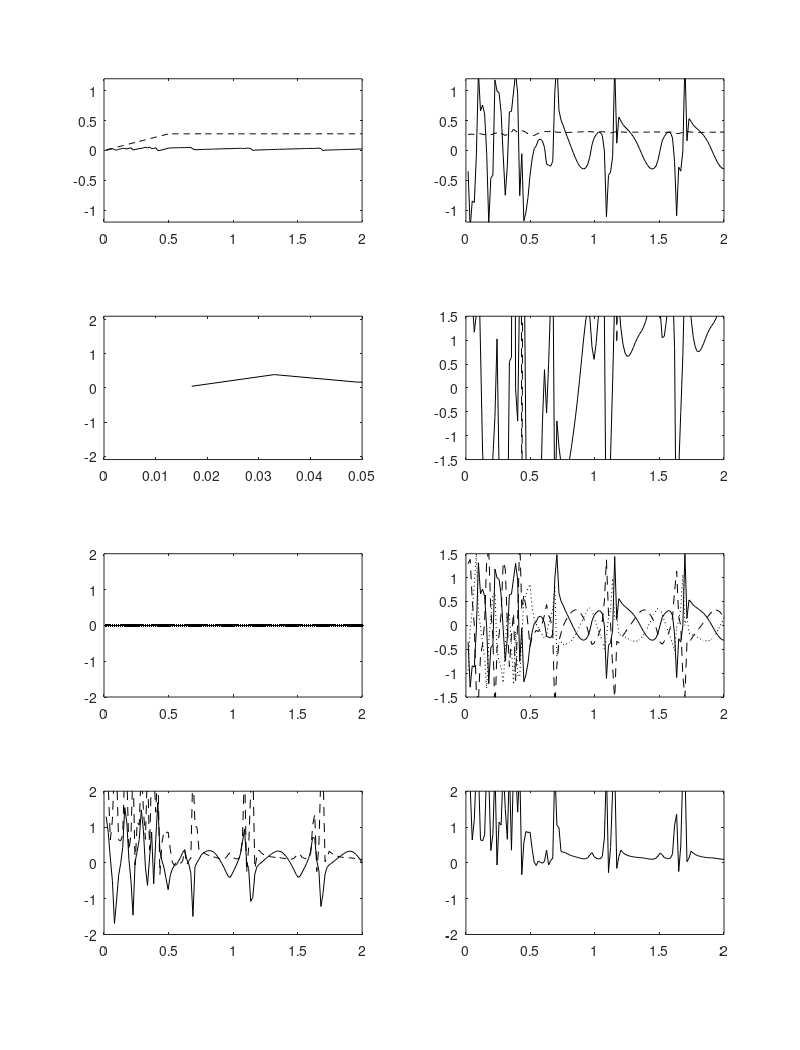

MATLAB code for this plot:
clear all; close all;
% 變頻器＆馬達參數 --------------------------------------------------------
% 馬達銘牌值 -------------------------------------------------------------
vdc = 300;
Pb = 2200;            % 馬達銘牌額定功率, 3kW
Ibr = 8;             % 馬達銘銘額定電流, 23A
Vbr = Pb/(3*Ibr);     % 相電壓基準值 有效值, V
poles = 4;            % 極數
Speed_rated = 1720;   % 馬達額定轉速 rpm, 1720 RPM
w_rated = Speed_rated*2*pi/60;  % 馬達額定轉速 rad/s, 0.1 rad/s
% 電氣基準值 -------------------------------------------------------------
Tb = Pb/w_rated;      % 馬達額定轉矩, Nm
wb = w_rated*poles/2; % 馬達額定電轉速, rad/s
Vb = 1.414*Vbr;       % 相電壓基準值 峰值, V
Ib = 1.414*Ibr;       % 相電流基準值 峰值, A 
zb = Vbr/Ibr;         % 基準阻抗值, ohm      
lamb = Vb/wb;         % 磁通鏈基準值, V/rad/s
Lb = lamb/Ib;         % 電感基準值, H  
% 設定的馬達參數 ---------------------------------------------------------
Rs = 2.5/3;  
Rr = 1.83/3;
Lm = 0.245/3;
Ls = 0.2557/3;
Lr = Ls;
Lsigma = Ls - Lm^2/Lr;
Sigma = 1 - Lm^2/(Ls*Lr);
D = Ls*Lr - Lm^2;
Tr = Lr/Rr;
B=0.00825;   % Friction coefficient of load and machine
J=0.013;   % Moment of inertia of load and machine
tln=0.5;         % load torque, p.u.
Omega = 0;
%-------------------------------------------------------------------------
wrm_ref = 100;  % 速度命令 rpm
% 控制器參數---------------------------------------------------------------
fc=5000;
Kpi=10;
% ASR參數----------------------
Kp=10;
Ki=2.5;
Kp_phi = 10;
Ki_phi = 7.15*10;
%------------------------------
% ACR參數----------------------
Kp_id=100;
Ki_id=100*119;
Kp_iq=100;
Ki_iq=100*119;
%------------------------------
%-------------------------------------------------------------------------
% 模擬參數初始化 ----------------------------------------------------------
theta_r = 0; theta_e = 0;
wr = 0; wrm = 0; wsl = 0; we = 0;
phi_dr_est = 0;
t = 0;
dt = 1e-3;
tfinal = 2;
if_ref = -1e-16;
Tl= 0; %0.3*Tb;   % 負載轉矩
n = 1;
x = 1;
signe = 1;
carrier = -1;
ias=0; ibs=0; ics=0; t1=0;
vax1=0; vbx1=0; vcx1=0;
vao1=0;
zia=0; zib=0; zic=0;
x1 = 0;
y = 0;
w = 0;
z = 0;
vax_o = 0;
phi_dr_ref = 0.28;
ids = 0;  iqs = 0; idse = 0; iqse = 0; idr = 0;  iqr = 0;
vqs = 0; vds = 0;
iq_err1 = 0; piq_out1 = 0;id_err1 = 0; pid_out1 = 0;
wrm_err1 = 0; pis_out1 = 0; phi_err1 = 0; piphi_out1 = 0;
phi_est1 = 0; idse1 = 0; theta_e1 = 0; we1 = 0;
ysint1 = 0; ysp = 0; piid_out = 0; piiq_out = 0; piiq_out1 = 0; piid_out1 = 0;
% -----------------------------------------------------------------------
% 模擬回路開始 ------------------------------------------------------------
while (t < tfinal)
     wrm_ref = 200*t;
     if wrm_ref >= 100
        wrm_ref = 100;
     end

    % speed loop
    %wrm_rpm = wrm * 60 / (2 * pi); % in rpm
    wrm_err = wrm_ref - wrm; 
%     y = y + wrm_err * Ki * dt;  % 速度誤差積分 
%     if y >= Tb*2
%         y = Tb*2;
%     elseif y <= -Tb*2
%         y = -Tb*2;
%     end
%     pis_out = Kp * wrm_err + y;  % ASR PI控制器輸出
% %     ysp = Kp * wrm_err;
% %     ysint = Ki * dt * (wrm_err + wrm_err1)/2 + ysint1;
%     
%     if pis_out > Tb*2
%         pis_out = Tb*2;
%     elseif pis_out < -Tb*2
%         pis_out = -Tb*2;
%     end
%     Te_ref = pis_out;

     pis_out = wrm_err*10.00125 - 9.99875*wrm_err1 + pis_out1;
     if pis_out >= 2*Tb;
         pis_out = 2*Tb;
     elseif pis_out <= -2*Tb;
         pis_out = -2*Tb;
     end
     wrm_err1 = wrm_err;
     pis_out1 = pis_out;
     Te_ref = pis_out;

    iq_ref = Te_ref * 4 * Lr/(3 * poles * Lm * phi_dr_ref);    % 轉矩命令當作q軸電流命令
%     % 電流限制器，不能超過二倍的馬達額定電流
%     if iq_ref > 2*Ib
%         iq_ref = 2*Ib;
%     end
%     if iq_ref < -2*Ib
%         iq_ref = -2*Ib;
%     end     
    % fluc estimator
    phi_est = phi_est1*0.99286869 + 0.00029119*idse + 0.00029119*idse1;
    phi_est1 = phi_est;
    idse1 = idse;

    phi_err = phi_dr_ref - phi_est;
    %x1 = x1 + Ki_phi * phi_err * dt;  % 磁通誤差積分 
    piphi_out = piphi_out1 + phi_err*10.03575 - 9.96425 * phi_err1;
%     if x1 >= Ib*2
%         x1 = Ib*2;
%     elseif x1 <= -Ib*2
%         x1 = -Ib*2;
%     end
%     piphi_out = Kp_phi * phi_err + x1;  % 磁通控制器輸出
%     piphi_out = piphi_out1 + phi_err*10.03575 - 9.96425 * phi_err1;


%     ysp = Kp * wrm_err;
%     ysint = Ki * dt * (wrm_err + wrm_err1)/2 + ysint1;
    
    if piphi_out > Ib*2
        piphi_out = Ib*2;
    elseif piphi_out < -Ib*2
        piphi_out = -Ib*2;
    end
    phi_err1 = phi_err;
    piphi_out1 = piphi_out;
    id_ref = piphi_out;
%     % 電流限制器，不能超過二倍的馬達額定電流
%     if id_ref > 2*Ib
%         id_ref = 2*Ib;
%     end
%     if id_ref < -2*Ib
%         id_ref = -2*Ib;
%     end
    % 電流回路 -------------------------------------------------
    iq_err = iq_ref - iqse;
    piiq_out = iq_err*105.95 - iq_err1*94.05 + piiq_out1;
%     w = w + Ki_iq * iq_err * dt;  % 磁通誤差積分 
%     if w >= (Ib*2)/(Sigma*Ls)
%         w = Ib*2/(Sigma*Ls);
%     elseif w <= -Ib*2/(Sigma*Ls)
%         w = -Ib*2/(Sigma*Ls);
%     end
%     piiq_out = Kp_iq * iq_err + w;  % 磁通控制器輸出    
    if piiq_out >= Ib*2/(Sigma*Ls)
        piiq_out = Ib*2/(Sigma*Ls);
    elseif piiq_out <= -Ib*2/(Sigma*Ls)
        piiq_out = -Ib*2/(Sigma*Ls);
    end
%     piq_out = iq_err*105.95 - iq_err1*94.05 + piq_out1;
    iq_err1 = iq_err;
    piiq_out1 = piiq_out;
    Vq_ref = piiq_out;  % q軸電流PI輸出q軸電壓命令
    Vq_ref_dep = Sigma*Ls*(Vq_ref + we*idse + (1-Sigma)/(Sigma*Lm)*we*phi_dr_est);
%     if Vq_ref_dep > 150 %相電壓最大值不超過vdc/2
%        Vq_ref_dep = 150;
%     end 


    id_err = id_ref - idse;
    piid_out = id_err*105.95 - id_err1*94.05 + piid_out1;
%     z = z + Ki_id * id_err * dt;  % 磁通誤差積分 
%     if z >= Ib*2/(Sigma*Ls)
%         z = Ib*2/(Sigma*Ls);
%     elseif z <= -Ib*2/(Sigma*Ls)
%         z = -Ib*2/(Sigma*Ls);
%     end
%     piid_out = Kp_id * id_err + z;  % 磁通控制器輸出    
    if piid_out >= Ib*2/(Sigma*Ls)
        piid_out = Ib*2/(Sigma*Ls);
    elseif piid_out <= -Ib*2/(Sigma*Ls)
        piid_out = -Ib*2/(Sigma*Ls);
    end

%     pid_out = id_err*105.95 - id_err1*94.05 + pid_out1;
    id_err1 = id_err;
    piid_out1 = piid_out;
    Vd_ref = piid_out;  % d軸電流PI輸出d軸電壓命令
    Vd_ref_dep = Sigma*Ls*(Vd_ref - we*iqse - (1-Sigma)/(Sigma*Tr*Lm)*phi_dr_est);
%     if Vd_ref_dep > 150 %相電壓最大值不超過vdc/2
%        Vd_ref_dep = 150;
%     end 

%     id_err = id_ref - idse;
%     z = z + id_err * dt;
%     Vd_ref = Kp_id * id_err + Ki_id * z;  % d軸電流PI輸出d軸電壓命令
    %----------------------------------------------------------
    % 產生三相靜止座標電壓命令
    Vas_ref = Vd_ref_dep*cos(theta_e) - Vq_ref_dep*sin(theta_e);
    Vbs_ref = Vd_ref_dep*cos(2*pi/3 - theta_e) + Vq_ref_dep*sin(2*pi/3 - theta_e);
    Vcs_ref = Vd_ref_dep*cos(4*pi/3 - theta_e) + Vq_ref_dep*sin(4*pi/3 - theta_e);
%     %SVPWM 變頻器-------------------------------------------------
%     % calculate control voltages to be applied to PWM controller
%     if Vas_ref > 150 %相電壓最大值不超過vdc/2
%         Vas_ref = 150;
%     end 
%     if Vbs_ref > 150 %相電壓最大值不超過vdc/2
%         Vbs_ref = 150;
%     end 
%     if Vcs_ref > 150 %相電壓最大值不超過vdc/2
%         Vcs_ref = 150;
%     end 
%     if Vas_ref < -150 %相電壓最大值不超過vdc/2
%         Vas_ref = -150;
%     end 
%     if Vbs_ref < -150 %相電壓最大值不超過vdc/2
%         Vbs_ref = -150;
%     end 
%     if Vcs_ref < -150 %相電壓最大值不超過vdc/2
%         Vcs_ref = -150;
%     end 
%     vax = Vas_ref;
%     vbx = Vbs_ref;
%     vcx = Vcs_ref;
%     %--------------------------------------------------------------
%     % 取樣 ＆ 保持 
%     if t1 > 1/fc
%         vax1 = vax;
%         vbx1 = vbx;
%         vcx1 = vcx;
%         t1 = 0;
%     end
%     % PWM 控制器---------------------------------------------------- 
%     % o點為二電容間的中性點
%     if vax1 >= carrier
%         vao = vdc/2;  
%     elseif vax1 < carrier
%         vao = -vdc/2;
%     end
%     if vbx1 >= carrier
%         vbo = vdc/2;
%     elseif vbx1 < carrier
%         vbo = -vdc/2;
%     end
%     if vcx1 >= carrier
%         vco = vdc/2;
%     elseif vcx1 < carrier
%         vco = -vdc/2;
%     end
%     % 計算線電壓 vab, vbc, vca
%     vab = vao - vbo;
%     vbc = vbo - vco;
%     vca = vco - vao;
%     % 計算相電壓 vas, vbs, vcs
%     vas = (vab - vca)/3;
%     vbs = (vbc - vab)/3;
%     vcs = (vca - vbc)/3;
%     % 計算相應進入馬達的 d, q 軸電壓
%     vds = (2/3)*(vas - 0.5*vbs - 0.5*vcs);
%     vqs = (2/3)*(sqrt(3)*vbs/2 - sqrt(3)*vcs/2);
      vds = (2/3)*(Vas_ref - 0.5*Vbs_ref - 0.5*Vcs_ref);
      vqs = (2/3)*(sqrt(3)*Vbs_ref/2 - sqrt(3)*Vcs_ref/2);

    % 感應馬達二軸模型
    d_ids = (-Rs*ids/Lsigma + (Omega + (1-Sigma)/Sigma*wr)*iqs + Lm/(Lsigma*Tr)*idr + Lm*wr/Lsigma*iqr + vds/Lsigma)*dt;
    ids = ids + d_ids;
    d_iqs = ((-Omega - (1-Sigma)/Sigma*wr)*ids - Rs/Lsigma*iqs - wr*Lm/Lsigma*idr + Lm/(Lsigma*Tr)*iqr + vqs/Lsigma)*dt;
    iqs = iqs + d_iqs;
    d_idr = (Rs*Lm/(Lsigma*Lr)*ids - wr*Lm/(Sigma*Lr)*iqs - 1/(Sigma*Tr)*idr + (Omega - wr/Sigma)*iqr - Lm*vds/(Lsigma*Lr))*dt;
    idr = idr + d_idr;
    d_iqr = (wr*Lm/(Sigma*Lr)*ids + Rs*Lm/(Lsigma*Lr)*iqs + (-Omega + wr/Sigma)*idr - iqr/(Sigma*Tr) - Lm*vqs/(Lsigma*Lr))*dt;
    iqr = iqr + d_iqr;
    % 3 phase current feecback
    ias = ids;
    ibs = -0.5*ids + sqrt(3)*iqs/2;
    ics = -0.5*ids - sqrt(3)*iqs/2;

    % calculate torque 
    Te = (3/2)*(poles/2)*Lm*(iqs*idr - ids*iqr);
    % calculate speed and position
    d_wrm = ((Te-Tl) - B*wrm) * dt/J;
    wrm = wrm + d_wrm;
    wr = (poles/2) * wrm;
    % calculate slip frequency of rotor-oriented FOC
    wsl = (Rr*iqse)/(Lr*idse + 0.00000001);
    we = wr + wsl;
    d_theta_e = we * dt;
    theta_e = theta_e + d_theta_e;
%     theta_e1 = theta_e;
%     we1 = we;
%    d_theta_e = we * dt;
%     theta_e = theta_e + d_theta_e; 
    % 2 phase current feecback
    idse = ids*cos(theta_e) + iqs*sin(theta_e);
    iqse = -ids*sin(theta_e) + iqs*cos(theta_e);

%     % calculate flux estimation
%     d_phi_dr_est = (Lm*idse - phi_dr_est)*Rr/Lr * dt;
%     phi_dr_est = phi_dr_est + d_phi_dr_est;
    %---------------------------------------------------------------------
    %產生 PWM 載波---------------------------------------------------------
    carrier =  150 * signe * (2/(1/(2*fc)))*dt + carrier;
    if carrier > 150
        signe = -1;
    end
    if carrier < -150
        signe = 1;
    end
    %---------------------------------------------------------------------
    t = t + dt;
    t1 = t1 + dt;
    % 將監看變數存入陣列,並標么化--------------------------------------------
    if x>16
        t  % 命令視窗輸出時間 
        tn(n) = t; 
       % Te_refn(n) = Te_ref/Tb;
        iq_refn(n) = iq_ref/Ib;
        id_refn(n) = id_ref/Ib;
        iasn(n) = ias/Ib;
        ibsn(n) = ibs/Ib;
        icsn(n) = ics/Ib;
        Vd_refn(n) = Vd_ref/Vb;
        Vq_refn(n) = Vq_ref/Vb;
%         vasn(n) = vas/Vb;
%         vbsn(n) = vbs/Vb;
%         vcsn(n) = vcs/Vb;
        iqsn(n) = iqs/Ib;   
        idsn(n) = ids/Ib;
        Ten(n) = Te/Tb;
        wrn(n) = wrm/wb;
        wrrefn(n) = wrm_ref/wb;
        theta(n) = theta_e;
%         vax_o(n) = vax/Vb; 
        n = n + 1;
        x = 1;
    end
    x = x + 1;
    %---------------------------------------------------------------------
end
%結束模擬
%-------------------------------------------------------------------------
%繪圖----------------------------------------------------------------------
figure(1); orient tall;
subplot(4,2,1)
plot(tn, wrrefn, 'k--', tn, wrn, 'k'); axis([0 tfinal -1.2 1.2]);
subplot(4,2,2)
plot(tn, id_refn, 'k--', tn, idsn, 'k'); axis([0 tfinal -1.2 1.2]);
subplot(4,2,3)
plot(tn, Ten, 'k'); axis([0 0.05 -2.1 2.1]);
subplot(4,2,4)
plot(tn, Vd_refn, 'k', tn, Vq_refn, 'k--'); axis([0 tfinal -1.5 1.5]);
subplot(4,2,5)
plot(tn, vax_o, 'k'); axis([0 tfinal -2 2]);
subplot(4,2,6)
plot(tn, iasn, 'k', tn, ibsn, 'k--', tn, icsn, 'k:'); axis([0 tfinal -1.5 1.5]);
subplot(4,2,7)
plot(tn, iq_refn, 'k--', tn, iqsn, 'k'); axis([0 tfinal -2 2]);
subplot(4,2,8)
plot(tn, iq_refn, 'k'); axis([0 tfinal -2 2]);
%-------------------------------------------------------------------------
        
        